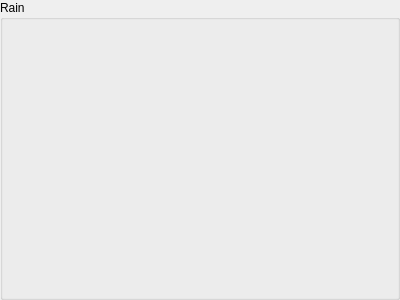
<?xml version="1.0" encoding="UTF-8"?>
<ui version="4.0">
 <class>GroupBox</class>
 <widget class="QGroupBox" name="GroupBox">
  <property name="geometry">
   <rect>
    <x>0</x>
    <y>0</y>
    <width>400</width>
    <height>300</height>
   </rect>
  </property>
  <property name="windowTitle">
   <string>GroupBox</string>
  </property>
  <property name="title">
   <string>Rain</string>
  </property>
 </widget>
 <resources/>
 <connections/>
</ui>
